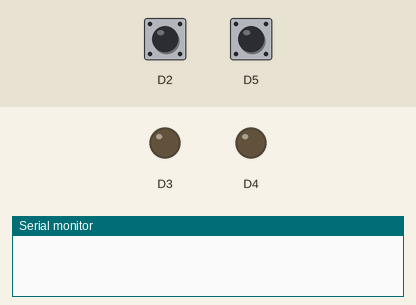
This sketch was run on a simulated Arduino Zero (SAMD21). On the bench: output pins drawn as LEDs (lit = HIGH), the last lines printed to the serial monitor. Inputs (shaded band) come from the test bench; at power-on: D2 HIGH, D5 HIGH.

Above: at 0.1 s.
At 2.1 s:
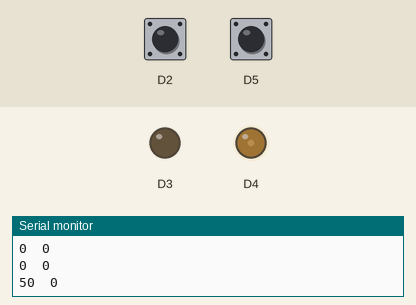
At 4.1 s:
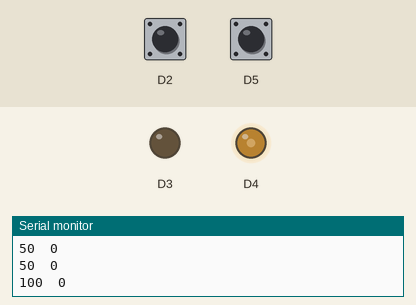
At 10.1 s:
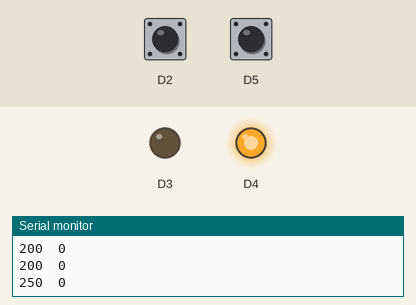
Timing chart, 0 to 13.5 s (numbered marks = the images above):
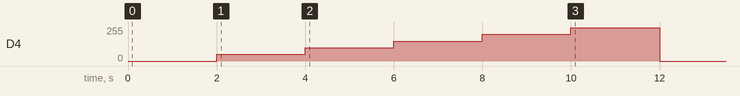

Measured:
- by itself, D4: rises from 0/255 to 250/255 in 8.0 s, then falls to 0/255 in 2.0 s

The sketch:

e02_motor_encoder_test.ino
```cpp
#define LOG_SERIAL    SerialUSB


typedef struct
{
  int32_t  counter;

  int32_t  speed;
  int32_t  start_counter;

  int32_t  on_time;
  uint32_t start_time;

  uint8_t  enc_pin[2];
  uint8_t  mot_pin[2];
} motor_t;


motor_t motor;


void setup()
{
  motor.counter = 0;
  motor.on_time = 0;
  motor.speed = 0;
  motor.mot_pin[0] = 4;
  motor.mot_pin[1] = 3;
  motor.enc_pin[0] = 2;
  motor.enc_pin[1] = 5;

  pinMode(motor.enc_pin[0], INPUT_PULLUP);
  pinMode(motor.enc_pin[1], INPUT_PULLUP);

  attachInterrupt(digitalPinToInterrupt(motor.enc_pin[0]), motor_enc_count_a, CHANGE);
  attachInterrupt(digitalPinToInterrupt(motor.enc_pin[1]), motor_enc_count_b, CHANGE);

  pinMode(motor.mot_pin[0], OUTPUT);
  pinMode(motor.mot_pin[1], OUTPUT);

  analogWrite(motor.mot_pin[0], 0);
  analogWrite(motor.mot_pin[1], 0);

  LOG_SERIAL.begin(115200);
}

void loop()
{
  static uint8_t state = 0;
  static uint32_t pre_time = millis();
  static uint32_t pre_time_delay = millis();
  static uint8_t  pwm = 0;

  switch(state)
  {
    case 0:
      if (millis()-pre_time_delay >= 2000)
      {
        pre_time_delay = millis();
        state = 1;
        pwm = 50;
        analogWrite(motor.mot_pin[0], pwm);
      }
      break;

    case 1:
      if (millis()-pre_time_delay >= 2000)
      {
        pre_time_delay = millis();
        state = 2;
        pwm = 100;
        analogWrite(motor.mot_pin[0], pwm);
      }
      break;

    case 2:
      if (millis()-pre_time_delay >= 2000)
      {
        pre_time_delay = millis();
        state = 3;
        pwm = 150;
        analogWrite(motor.mot_pin[0], pwm);
      }
      break;
    case 3:
      if (millis()-pre_time_delay >= 2000)
      {
        pre_time_delay = millis();
        state = 4;
        pwm = 200;
        analogWrite(motor.mot_pin[0], pwm);
      }
      break;
    case 4:
      if (millis()-pre_time_delay >= 2000)
      {
        pre_time_delay = millis();
        state = 5;
        pwm = 250;
        analogWrite(motor.mot_pin[0], pwm);
      }
      break;
    case 5:
      if (millis()-pre_time_delay >= 2000)
      {
        pre_time_delay = millis();
        state = 5;
        pwm = 0;
        analogWrite(motor.mot_pin[0], pwm);
      }
      break;
  }

  if (millis()-pre_time >= 100)
  {
    pre_time = millis();

    motor.speed = motor.counter - motor.start_counter;
    motor.start_counter = motor.counter;

    LOG_SERIAL.print(pwm);
    LOG_SERIAL.print("  ");
    LOG_SERIAL.print(motor.speed);
    LOG_SERIAL.print("  ");
    //Serial.println(motor.counter);
    LOG_SERIAL.println();
  }
}


void motor_enc_count_a(void)
{
  uint8_t enc_bit = 0;

  if (digitalRead(motor.enc_pin[0]) == HIGH)
  {
    enc_bit |= (1<<0);
  }
  if (digitalRead(motor.enc_pin[1]) == HIGH)
  {
    enc_bit |= (1<<1);
  }

  switch(enc_bit)
  {
    case 0x01:
    case 0x02:
      motor.counter--;
      break;

    default:
      motor.counter++;
      break;
  }
}

void motor_enc_count_b(void)
{
  uint8_t enc_bit = 0;

  if (digitalRead(motor.enc_pin[0]) == HIGH)
  {
    enc_bit |= (1<<0);
  }
  if (digitalRead(motor.enc_pin[1]) == HIGH)
  {
    enc_bit |= (1<<1);
  }

  switch(enc_bit)
  {
    case 0x00:
    case 0x03:
      motor.counter--;
      break;

    default:
      motor.counter++;
      break;
  }
}
```
